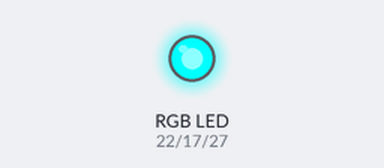
Bench run of a program on a simulated Raspberry Pi (BCM pin numbers). Parts: an RGB LED mixed from three pins (HIGH = lit).

Above: at 0.1 s.
Timing chart, 0 to 1.6 s (numbered marks = the images above):
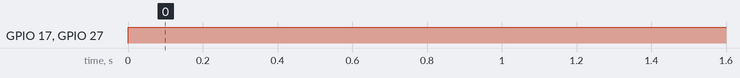

Measured:
- by itself, GPIO 17 (green), GPIO 27 (blue): LOW → HIGH at 0.00 s

The program:

rgb_blink.py
```python
# LED RGB
import RPi.GPIO as gp
import time

red= 22
blue = 27
green = 17

gp.setmode(gp.BCM)
gp.setup(red,gp.OUT)
gp.setup(green,gp.OUT)
gp.setup(blue,gp.OUT)

# def rgb_false():
#     gp.output(red,False)
#     gp.output(blue,False)
#     gp.output(green,False)

try:
    while True :
        # rgb_false()
        # time.sleep(3)
        # gp.output(red,True)
        # time.sleep(3)
        # rgb_false()
        # time.sleep(3)
        # gp.output(green,True)
        # time.sleep(3)
        # rgb_false()
        # time.sleep(3)
        # gp.output(blue,True)
        # time.sleep(3)
        gp.output(red,False)
        gp.output(blue,True)
        gp.output(green,True)

except KeyboardInterrupt :
    gp.cleanup()
```
